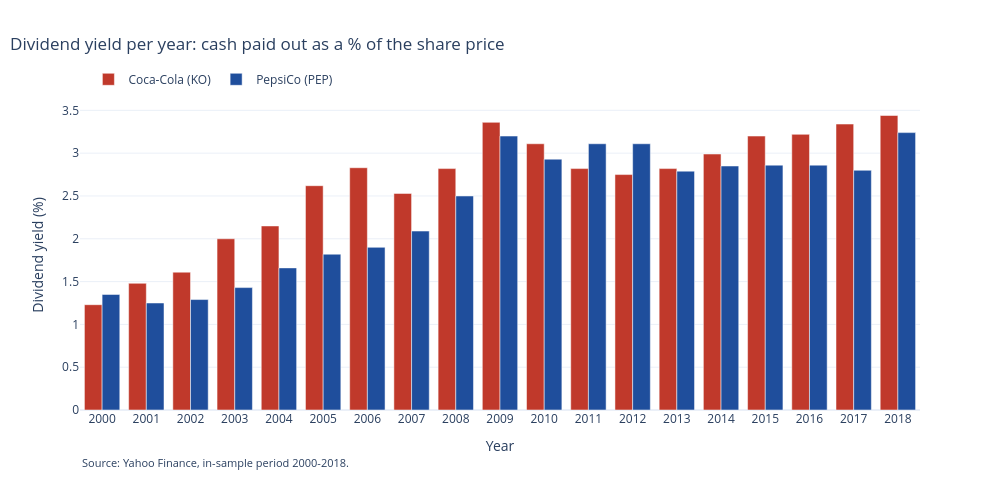

Here is the notebook cell this chart was saved with:
### Code cell
fig = go.Figure()
for ticker in ("KO", "PEP"):
    fig.add_trace(
        go.Bar(
            x=dividend_table.index,
            y=dividend_table[(ticker, "yield %")],
            name=NAMES[ticker],
            marker_color=COLORS[ticker],
        )
    )
finish_figure(
    fig,
    "Dividend yield per year: cash paid out as a % of the share price",
    "Year",
    "Dividend yield (%)",
    SOURCE,
)
fig.update_xaxes(dtick=1)
save_figure(fig, "01_dividend_yield", figures_dir)
fig.show()

### Figure 1 — Plotly figure (JSON) as saved in the notebook; plotly's stock layout.template omitted (floating-point values rounded to 4 significant figures)
{"data": [{"marker": {"color": "#c0392b"}, "name": "Coca-Cola (KO)", "type": "bar", "x": [2000, 2001, 2002, 2003, 2004, 2005, 2006, 2007, 2008, 2009, 2010, 2011, 2012, 2013, 2014, 2015, 2016, 2017, 2018], "y": [1.23, 1.48, 1.61, 2.0, 2.15, 2.62, 2.83, 2.53, 2.82, 3.36, 3.11, 2.82, 2.75, 2.82, 2.99, 3.2, 3.22, 3.34, 3.44]}, {"marker": {"color": "#1f4e9c"}, "name": "PepsiCo (PEP)", "type": "bar", "x": [2000, 2001, 2002, 2003, 2004, 2005, 2006, 2007, 2008, 2009, 2010, 2011, 2012, 2013, 2014, 2015, 2016, 2017, 2018], "y": [1.35, 1.25, 1.29, 1.43, 1.66, 1.82, 1.9, 2.09, 2.5, 3.2, 2.93, 3.11, 3.11, 2.79, 2.85, 2.86, 2.86, 2.8, 3.24]}], "layout": {"annotations": [{"font": {"size": 11}, "showarrow": false, "text": "Source: Yahoo Finance, in-sample period 2000-2018.", "x": 0, "xref": "paper", "y": -0.2, "yref": "paper"}], "height": 500, "legend": {"orientation": "h", "x": 0.01, "y": 1.02, "yanchor": "bottom"}, "margin": {"b": 90}, "title": {"text": "Dividend yield per year: cash paid out as a % of the share price", "x": 0.01}, "width": 1000, "xaxis": {"dtick": 1, "title": {"text": "Year"}}, "yaxis": {"title": {"text": "Dividend yield (%)"}}}}
